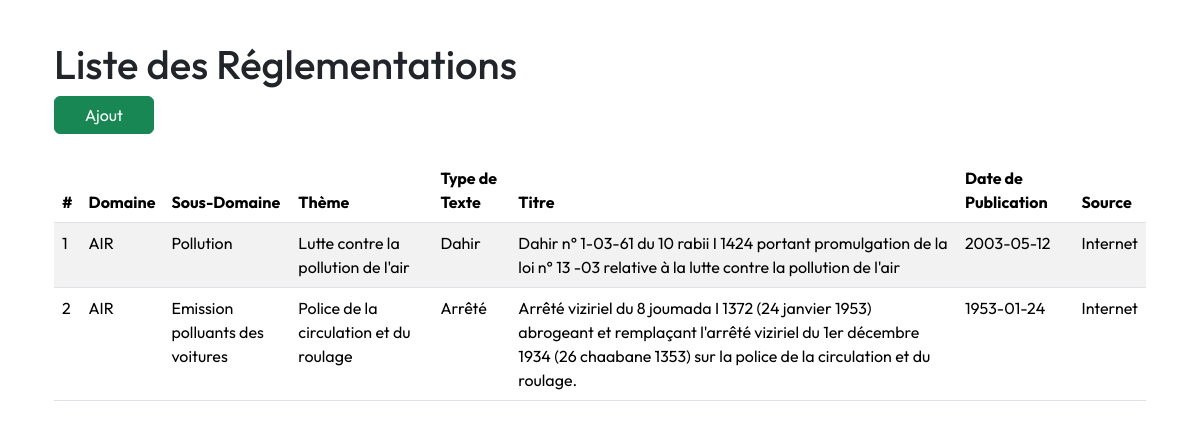
Page /liste-reglementations on the earlier database version.
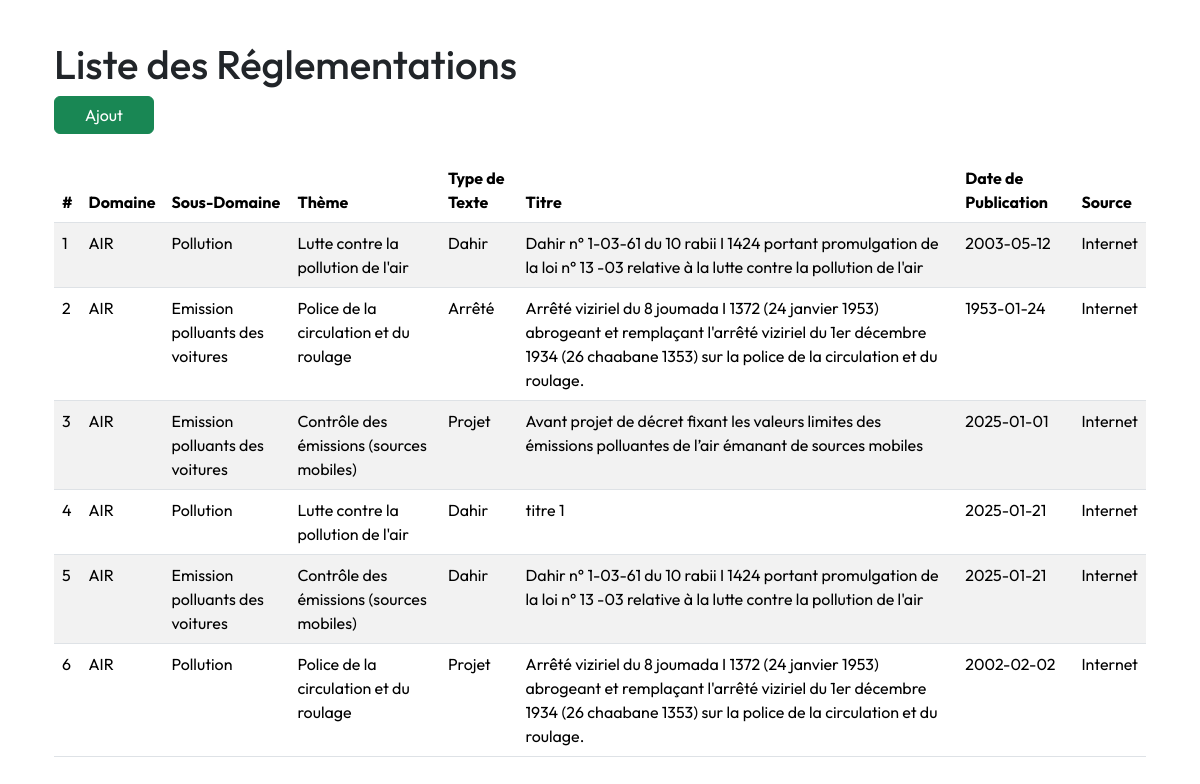
Same page on the later database version.
### app/models.py (models this page shows)
class Reglementation(db.Model):
    __tablename__ = 'reglementation'
    id = db.Column(db.Integer, primary_key=True)
    titre = db.Column(db.String(200), nullable=False)
    type_texte = db.Column(db.String(100), nullable=False)
    date_publication = db.Column(db.Date, nullable=False)
    date_derniere_mise_a_jour = db.Column(db.Date, nullable=True)
    source = db.Column(db.String(200), nullable=False)
    db.relationship('ReglementationSecteur', backref='reglementation', lazy=True)
    theme_id = db.Column(db.Integer, db.ForeignKey('theme.id'), nullable=False)
    sous_domaine_id = db.Column(db.Integer, db.ForeignKey('sous_domaine.id'), nullable=False)
    versions = db.relationship('VersionReglementation', backref='reglementation', lazy=True)
    articles = db.relationship('Article', backref='reglementation', lazy=True)

class Domaine(db.Model):
    __tablename__ = 'domaine'
    id = db.Column(db.Integer, primary_key=True)
    nom = db.Column(db.String(100), nullable=False)
    description = db.Column(db.Text, nullable=True)
    sous_domaines = db.relationship('SousDomaine', backref='domaine', lazy=True)

class SousDomaine(db.Model):
    __tablename__ = 'sous_domaine'
    id = db.Column(db.Integer, primary_key=True)
    nom = db.Column(db.String(100), nullable=False)
    description = db.Column(db.Text, nullable=True)
    domaine_id = db.Column(db.Integer, db.ForeignKey('domaine.id'), nullable=False)
    reglementations = db.relationship('Reglementation', backref='sous_domaine', lazy=True)

class Theme(db.Model):
    __tablename__ = 'theme'
    id = db.Column(db.Integer, primary_key=True)
    nom = db.Column(db.String(100), nullable=False)
    description = db.Column(db.Text, nullable=True)
    reglementations = db.relationship('Reglementation', backref='theme', lazy=True)

### app/routes/reglement.py (the view)
@bp.route('/liste-reglementations', methods=['GET'])
def liste_reglementations():
    try:
        reglementations = Reglementation.query.all()
        if not reglementations:
            flash("Aucune réglementation n'est disponible.", "warning")
            return render_template('reglementations/liste_reglementations.html', reglementations=[])
        return render_template('reglementations/liste_reglementations.html', reglementations=reglementations)
    except Exception as e:
        flash(f"Erreur lors de la récupération des réglementations : {str(e)}", "danger")
        return redirect(url_for('main.index'))  # Rediriger en cas d'erreur

### app/templates/reglementations/liste_reglementations.html
{% extends "layout.html" %}
{% block content %}
<div class="container mt-4">
    <h1>Liste des Réglementations</h1>
    <a class="btn btn-success" href="{{ url_for('reglement.ajouter_reglementation') }}">Ajout</a>
    {% if reglementations %}
        <table class="table table-striped mt-4">
            <thead>
                <tr>
                    <th>#</th>
                    <th>Domaine</th>
                    <th>Sous-Domaine</th>
                    <th>Thème</th>
                    <th>Type de Texte</th>
                    <th>Titre</th>
                    <th>Date de Publication</th>
                    <th>Source</th>
                </tr>
            </thead>
            <tbody>
                {% for reglementation in reglementations %}
                <tr onclick="window.location.href='{{ url_for('reglement.detail_reglementation', id=reglementation.id) }}'"
                style="cursor: pointer;">
                        <td>{{ loop.index }}</td>
                        <td>{{ reglementation.sous_domaine.domaine.nom }}</td>
                        <td>{{ reglementation.sous_domaine.nom if reglementation.sous_domaine else 'N/A' }}</td>
                        <td>{{ reglementation.theme.nom if reglementation.theme else 'N/A' }}</td>
                        <td>{{ reglementation.type_texte }}</td>
                        <td>{{ reglementation.titre }}</td>
                        <td>{{ reglementation.date_publication }}</td>
                        <td>{{ reglementation.source }}</td>
                    </tr>
                {% endfor %}
            </tbody>
        </table>
    {% else %}
        <p>Aucune réglementation n'a été trouvée.</p>
    {% endif %}
</div>
{% endblock %}

### app/templates/layout.html (shortened to what this page needs)
<!DOCTYPE html>
<html lang="en">
<head>
  <link href="https://cdn.jsdelivr.net/npm/bootstrap@5.3.3/dist/css/bootstrap.min.css" rel="stylesheet"
 />
  <link rel="stylesheet" href="https://cdnjs.cloudflare.com/ajax/libs/font-awesome/6.0.0-beta3/css/all.min.css">
  <link rel="stylesheet" href="{{ url_for('static', filename='main.css') }}" />
  <link rel="stylesheet" href="https://cdnjs.cloudflare.com/ajax/libs/font-awesome/6.0.0-beta3/css/all.min.css">
</head>
<body>
  <div class="container mt-3">{% include 'main/flash_msg.html' %} {% block content %}{% endblock %}</div>
  <link href="https://cdnjs.cloudflare.com/ajax/libs/select2/4.0.13/css/select2.min.css" rel="stylesheet" />
</body>
</html>

### app/static/main.css (style rules this page uses)
:root { --nomai : #5d91a5; --vert : #797d73; --roze: #fc83cd33; --blue: #0b76b488; }
body { font-family: 'Outfit', sans-serif; }
.btn { min-width: 100px; }

Differences in the rows shown:
added Reglementation: sous_domaine.domaine.nom "AIR", sous_domaine "Emission polluants des voitures", theme "Contrôle des émissions (sources mobiles)", type_texte "Projet", titre "Avant projet de décret fixant les valeurs limites des émissions polluantes de l’air émanant de sources mobiles", date_publication "2025-01-01", source "Internet"
added Reglementation: sous_domaine.domaine.nom "AIR", sous_domaine "Pollution", theme "Lutte contre la pollution de l'air", type_texte "Dahir", titre "titre 1", date_publication "2025-01-21", source "Internet"
added Reglementation: sous_domaine.domaine.nom "AIR", sous_domaine "Emission polluants des voitures", theme "Contrôle des émissions (sources mobiles)", type_texte "Dahir", titre "Dahir n° 1-03-61 du 10 rabii I 1424 portant promulgation de la loi n° 13 -03 relative à la lutte contre la pollution de l'air", date_publication "2025-01-21", source "Internet"
added Reglementation: sous_domaine.domaine.nom "AIR", sous_domaine "Pollution", theme "Police de la circulation et du roulage", type_texte "Projet", titre "Arrêté viziriel du 8 joumada I 1372 (24 janvier 1953) abrogeant et remplaçant l'arrêté viziriel du 1er décembre 1934 (26 chaabane 1353) sur la police de la circulation et du roulage.", date_publication "2002-02-02", source "Internet"
